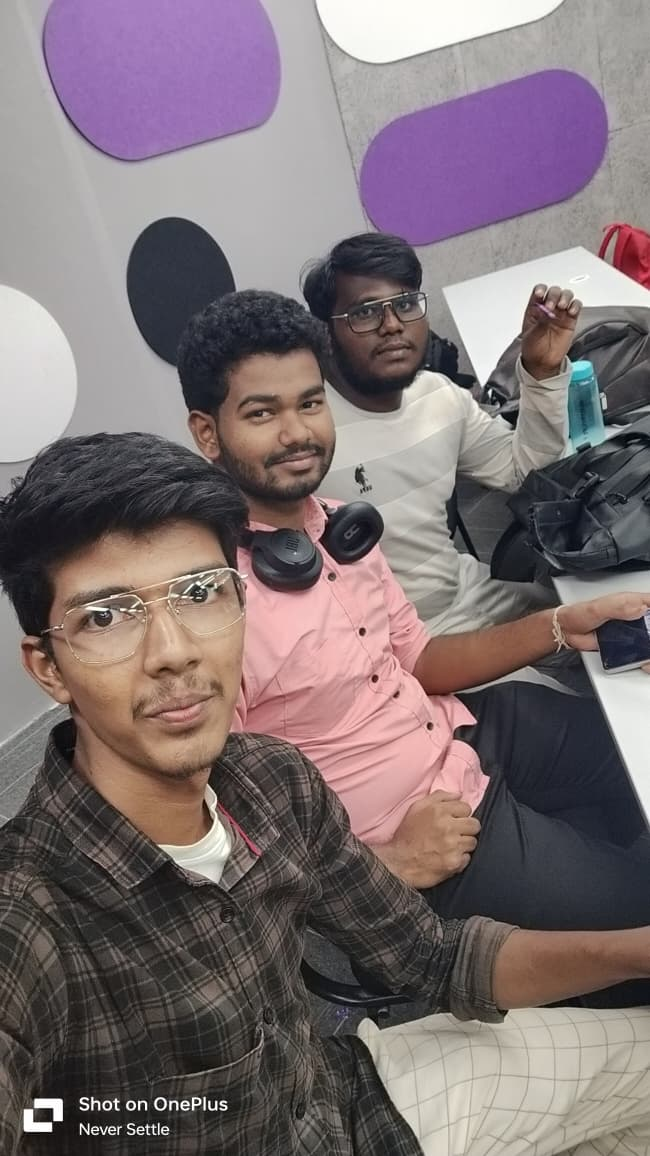
#> input picture Face_Based_Skin_Analysis_and_Recommendation_System-master/Images/img-2.jpg, 650 x 1156 px, given in place of the camera
$ python main.py
#> lines starting #> are read from the running program, lines starting #| are printed output that depends on the picture
### Face_Based_Skin_Analysis_and_Recommendation_System-master/camera/webcam.py
import cv2
from collections import deque

from Detection.face_detection import detect_faces
from Detection.skin_analysis import analyze_skin, mark_red_spots
from Scoring.scoring import calculate_scores
from Recommendation.recommender import recommend_products


# rolling buffers for stable scores
brightness_hist = deque(maxlen=15)
redness_hist = deque(maxlen=15)
texture_hist = deque(maxlen=15)


def draw_panel(frame, scores, products):
    h, w, _ = frame.shape
    panel_x = w - 280

    cv2.rectangle(frame, (panel_x, 0), (w, h), (25, 25, 25), -1)

    y = 50
    for k, v in scores.items():
        cv2.putText(frame, f"{k.upper()}: {v}/10",
                    (panel_x + 20, y),
                    cv2.FONT_HERSHEY_SIMPLEX, 0.6, (0, 255, 255), 2)
        y += 40

    cv2.putText(frame, "RECOMMENDATIONS",
                (panel_x + 20, y),
                cv2.FONT_HERSHEY_SIMPLEX, 0.6, (255, 255, 255), 2)
    y += 30

    for p in products:
        cv2.putText(frame, f"- {p}",
                    (panel_x + 20, y),
                    cv2.FONT_HERSHEY_SIMPLEX, 0.5, (200, 200, 200), 1)
        y += 25


def start_camera():
    cap = cv2.VideoCapture(0)

    while True:
        ret, frame = cap.read()
#> frame is the input picture: shape (1156, 650, 3); mean B, G, R 115.3, 112.6, 125.4
        if not ret:
            break

        faces = detect_faces(frame)
#> in detect_faces, `gray = cv2.cvtColor(frame, cv2.COLOR_BGR2GRAY)`:
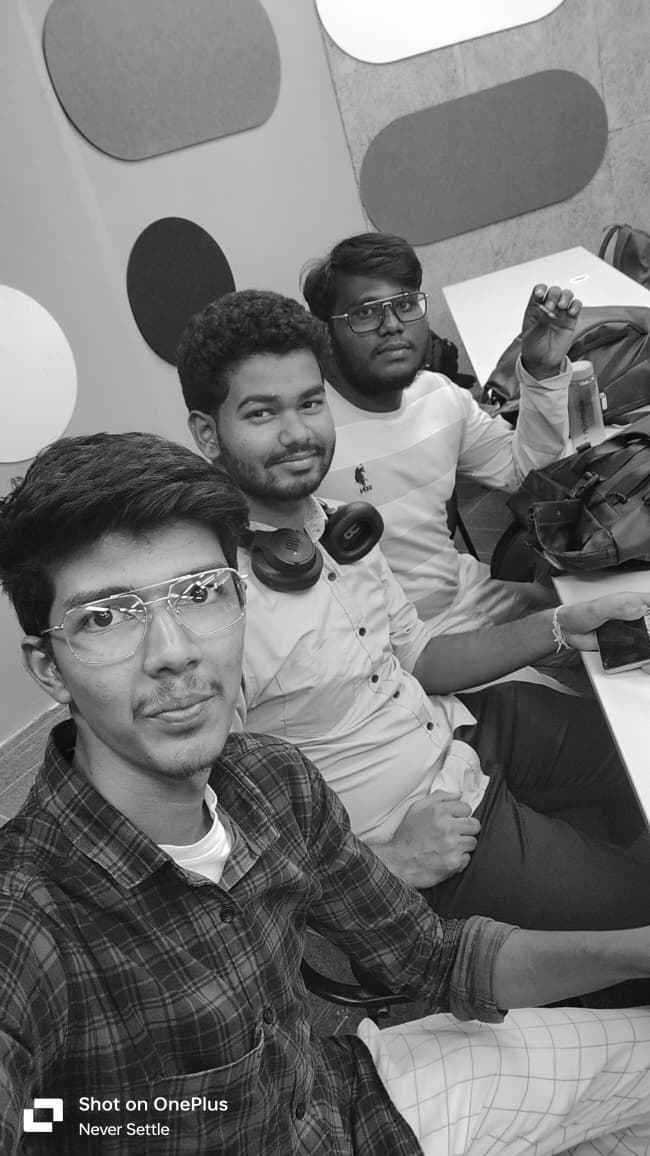
#> gray: shape (1156, 650); min 0, max 255, mean 116.7
#> in detect_faces, `faces = cascade.detectMultiScale(gray, 1.3, 5)`: faces = [[335, 271, 97, 97], [223, 353, 139, 139], [57, 521, 213, 213]]

        for (x, y, w, h) in faces:
            face = frame[y:y+h, x:x+w]

            brightness, redness, texture = analyze_skin(face)

            brightness_hist.append(brightness)
            redness_hist.append(redness)
            texture_hist.append(texture)

            avg_brightness = sum(brightness_hist) / len(brightness_hist)
            avg_redness = sum(redness_hist) / len(redness_hist)
            avg_texture = sum(texture_hist) / len(texture_hist)

            scores = calculate_scores(avg_brightness, avg_redness, avg_texture)
            products = recommend_products(scores["redness"])

            mark_red_spots(face)

            cv2.rectangle(frame, (x, y), (x+w, y+h), (0, 255, 0), 2)

            if scores["redness"] <= 2:
                msg = "Skin condition looks healthy"
            elif scores["redness"] <= 5:
                msg = "Minor skin concerns detected"
            else:
                msg = "Visible skin concerns detected"

            cv2.putText(frame, msg, (30, 40),
                        cv2.FONT_HERSHEY_SIMPLEX, 0.8, (0, 255, 0), 2)

            draw_panel(frame, scores, products)
#> this loop made 3 passes
#> (x, brightness, redness, texture, avg_brightness, avg_redness, avg_texture, scores) on passes 1 to 3: (335, 89.68, 88.78, 1240.9, 89.68, 88.78, 1240.9, {'brightness': 2, 'redness': 0, 'texture': 10}), (223, 132, 130, 2408.8, 110.8, 109.4, 1824.8, {'brightness': 4, 'redness': 0, 'texture': 10}), (57, 157.4, 157.3, 2176.5, 126.4, 125.3, 1942, {'brightness': 5, 'redness': 2, 'texture': 10})
#> pass 1, in start_camera, `face = frame[y:y+h, x:x+w]`:
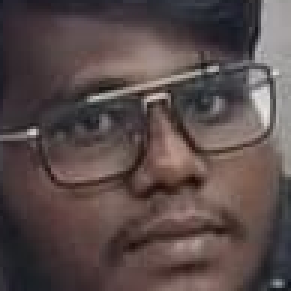
#> face: shape (97, 97, 3) (shown 3 times larger); mean B, G, R 74.1, 75.1, 88.8
#> pass 1, in analyze_skin, `red_channel = face[:, :, 2]`:
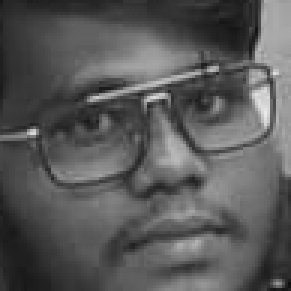
#> red_channel: shape (97, 97) (shown 3 times larger); min 15, max 234, mean 88.8
#> pass 1, in analyze_skin, `gray = cv2.cvtColor(face, cv2.COLOR_BGR2GRAY)`:
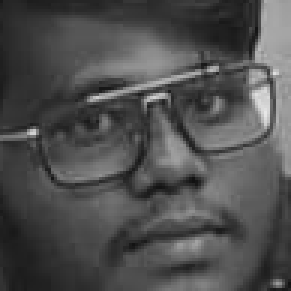
#> gray: shape (97, 97) (shown 3 times larger); min 17, max 231, mean 79.1
#> after the loop:
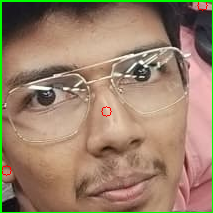
#> face: shape (213, 213, 3); mean B, G, R 106.2, 129.4, 154.5
#> after the loop:
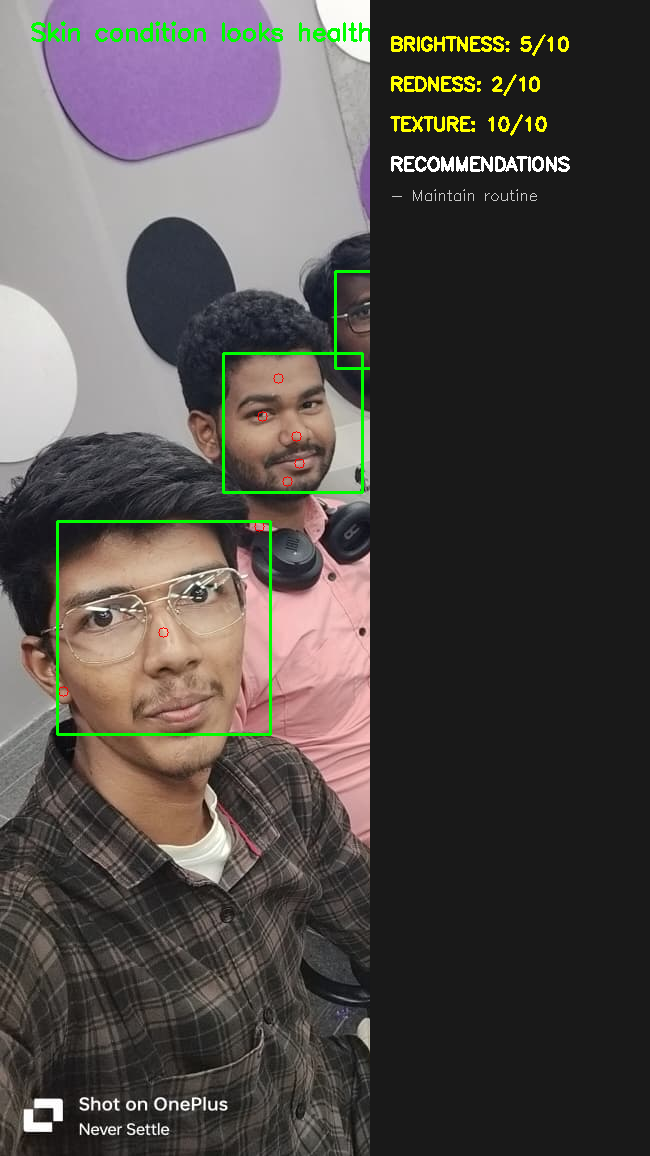
#> frame: shape (1156, 650, 3); mean B, G, R 72.3, 75, 80.2

        cv2.imshow("Face Recommend System", frame)

        key = cv2.waitKey(1) & 0xFF
#> (key q is pressed here)
        if key == ord('c'):
            cv2.imwrite("skin_snapshot.jpg", frame)
            print("Snapshot saved")
        if key == ord('q'):
            break

    cap.release()
    cv2.destroyAllWindows()

### Face_Based_Skin_Analysis_and_Recommendation_System-master/Detection/face_detection.py
import cv2

cascade = cv2.CascadeClassifier(
    "assets/haarcascade_frontalface_default.xml"
)

def detect_faces(frame):
    gray = cv2.cvtColor(frame, cv2.COLOR_BGR2GRAY)
    faces = cascade.detectMultiScale(gray, 1.3, 5)
    return faces

### Face_Based_Skin_Analysis_and_Recommendation_System-master/Detection/skin_analysis.py
import cv2
import numpy as np

def analyze_skin(face):
    hsv = cv2.cvtColor(face, cv2.COLOR_BGR2HSV)

    brightness = np.mean(hsv[:, :, 2])

    red_channel = face[:, :, 2]
    redness = np.mean(red_channel)

    gray = cv2.cvtColor(face, cv2.COLOR_BGR2GRAY)
    texture = np.var(gray)

    return brightness, redness, texture


def mark_red_spots(face):
    red = face[:, :, 2]
    _, thresh = cv2.threshold(red, 150, 255, cv2.THRESH_BINARY)

    contours, _ = cv2.findContours(
        thresh, cv2.RETR_EXTERNAL, cv2.CHAIN_APPROX_SIMPLE
    )

    for c in contours:
        if cv2.contourArea(c) > 40:
            x, y, w, h = cv2.boundingRect(c)
            cv2.circle(face, (x + w//2, y + h//2), 5, (0, 0, 255), 1)

### Face_Based_Skin_Analysis_and_Recommendation_System-master/Scoring/scoring.py
def normalize(value, min_v, max_v):
    value = max(min(value, max_v), min_v)
    return int((value - min_v) / (max_v - min_v) * 10)


def calculate_scores(brightness, redness, texture):
    return {
        "brightness": normalize(brightness, 50, 200),
        "redness": normalize(redness, 100, 200),
        "texture": normalize(texture, 50, 500)
    }

### Face_Based_Skin_Analysis_and_Recommendation_System-master/Recommendation/recommender.py
PRODUCT_DB = {
    0: ["Maintain routine"],
    3: ["Gentle cleanser", "Hydrating gel"],
    5: ["Anti-acne facewash", "Niacinamide serum"],
    7: ["Dermatologist consultation", "Prescription care"]
}

def recommend_products(redness_score):
    for threshold in sorted(PRODUCT_DB.keys(), reverse=True):
        if redness_score >= threshold:
            return PRODUCT_DB[threshold]
    return ["Basic skincare"]

### Face_Based_Skin_Analysis_and_Recommendation_System-master/main.py
from camera.webcam import start_camera

if __name__ == "__main__":
    start_camera()

$ run again, on Face_Based_Skin_Analysis_and_Recommendation_System-master/Images/img-1.png
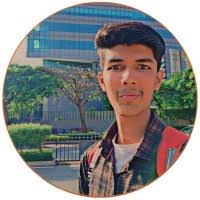
#> input picture Face_Based_Skin_Analysis_and_Recommendation_System-master/Images/img-1.png, 200 x 200 px, given in place of the camera
#> in start_camera, frame is the input picture: shape (200, 200, 3); mean B, G, R 136.1, 137.5, 137.3
#> in detect_faces, `faces = cascade.detectMultiScale(gray, 1.3, 5)`: faces = [[91, 37, 77, 77]]
#> the loop in start_camera, `for (x, y, w, h) in faces:` made 1 pass
#> (x, brightness, redness, texture, avg_brightness) on pass 1: (91, 133.3, 123.5, 1489.1, 133.3)
#> pass 1, in analyze_skin, `gray = cv2.cvtColor(face, cv2.COLOR_BGR2GRAY)`:
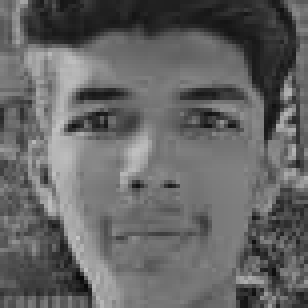
#> gray: shape (77, 77) (shown 4 times larger); min 7, max 196, mean 100.8
#> after the loop in start_camera, `for (x, y, w, h) in faces:`:
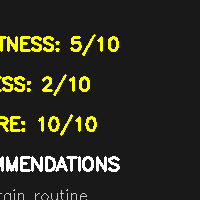
#> frame: shape (200, 200, 3); mean B, G, R 30.5, 43.4, 43.4
